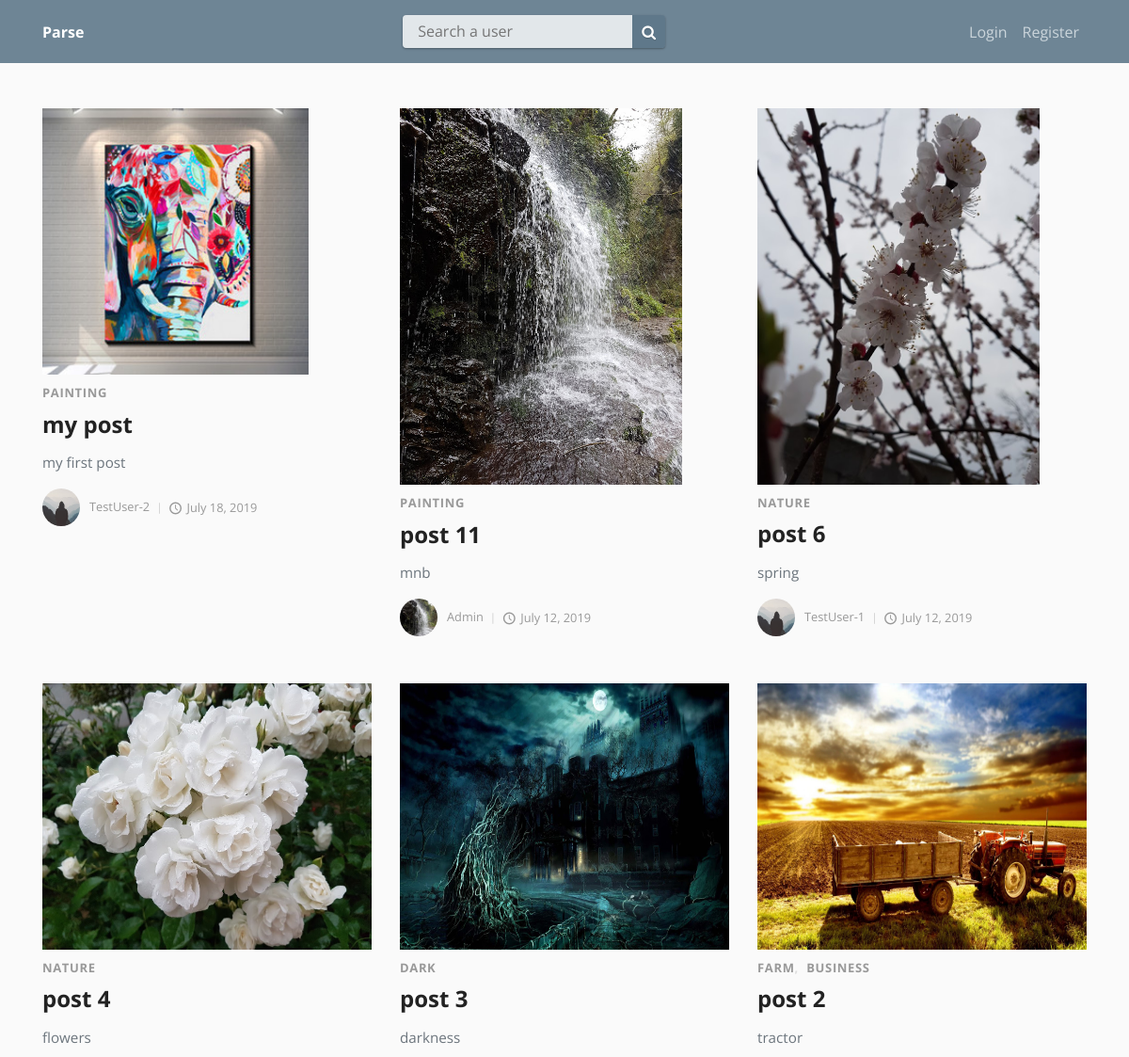
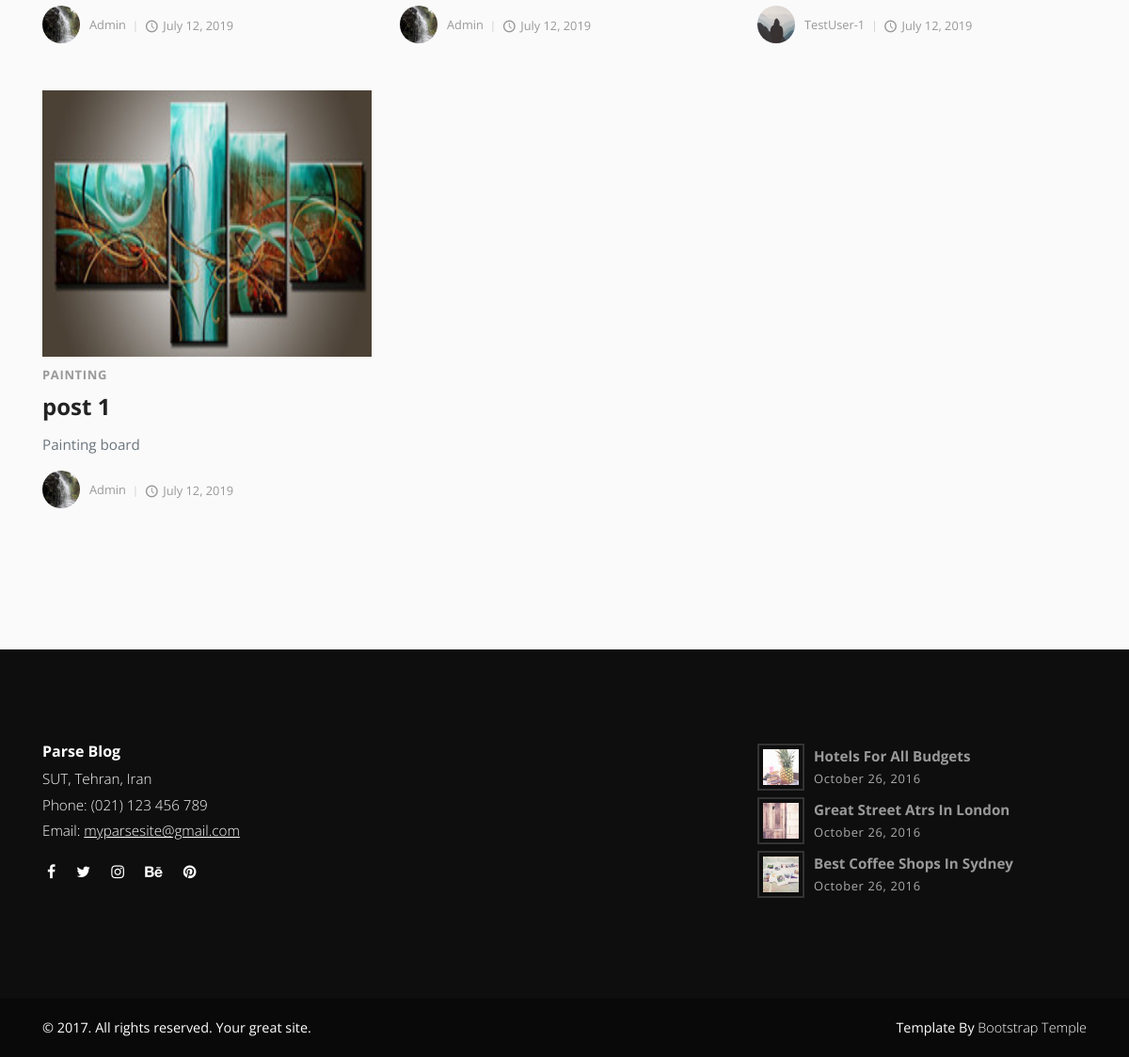
The app's page /blog/search/ with its own data (2 pictures, top to bottom).
### blog/models.py (models this page shows, shortened)
class Post(models.Model):
    author = models.ForeignKey(User, on_delete=models.CASCADE)
    title = models.CharField(max_length=80)
    image = models.ImageField(upload_to='post_image')
    content = models.TextField()
    updated = models.DateTimeField(auto_now=True)
    date_posted = models.DateTimeField(auto_now_add=True)
    categories = models.ManyToManyField(Category)
    def get_absolute_url(self):
        return reverse('post-detail', kwargs={'pk': self.pk})

class Category(models.Model):
    title = models.CharField(max_length=20)
    def __str__(self):
        return self.title

### users/models.py (models this page shows, shortened)
class profile(models.Model):
    user = models.OneToOneField(User, on_delete=models.CASCADE)
    image = models.ImageField(default='default.jpg', upload_to='profile_pics')
    bio = models.CharField(max_length=200, blank=True)

### blog/views.py (the view)
# urls.py: path('blog/search/', views.blog_search, name='blog_search'),
def blog_search(request):
    queryset = Post.objects.all()
    query = request.GET.get('q')
    if query:
        queryset = queryset.filter(
            Q(title__icontains=query) |
            Q(content__icontains=query)
        ).distinct()
    flag = False
    if request.GET.get('blog_search_submit') == 'blog_search':
        flag = True
    context = {
        'posts': queryset.order_by('-date_posted'),
        'blog_search': flag
    }
    return render(request, 'blog/blog_search_results.html', context)

### blog/templates/blog/blog_search_results.html (shortened to what this page needs)
{% extends "blog/base.html" %}
{% block content %}
    <div class="container">
        <div class="row">
            <main class="posts-listing">
              <div class="row">
                <div class="col-md-8">
                </div>
              </div>
                {% if request.GET.q != '' %}
                <div class="container">
                      <div class="row">
                        {% for post in posts %}
                            <div class="post col-md-4">
                                <div class="post-thumbnail"><a href="{{ post.get_absolute_url }}"><img src="{{ post.image.url }}" alt="..." class="img-fluid"></a></div>
                                <div class="post-details">
                                  <div class="post-meta d-flex justify-content-between">
                                    <div class="category">
                                    {% for cat in post.categories.all %}
                                    <a href="#">{{ cat }}</a>
                                    {% endfor %}
                                    </div>
                                  </div><a href="{{ post.get_absolute_url }}">
                                    <h3 class="h4">{{ post.title }}</h3></a>
                                  <p class="text-muted">{{ post.content }}</p>
                                  <footer class="post-footer d-flex align-items-center">
                                    <a href="{% url 'user-posts' post.author.username %}" class="author d-flex align-items-center flex-wrap">
                                      <div class="avatar"><img src="{{ post.author.profile.image.url }}" alt="..." class="img-fluid"></div>
                                      <div class="title"><span>{{ post.author.username }}</span></div>
                                    </a>
                                      <div class="comments meta-last"><i class="icon-clock"></i>{{ post.date_posted|date:"F d, Y" }} </div>
                                  </footer>
                                </div>
                            </div>
                        {% endfor %}
                    </div>
                </div>
            {% endif %}
            </main>
        </div>
    </div>
{% endblock content %}

### blog/static/blog/static_in_env/css/style.blue8.css (style rules this page uses)
body { overflow-x: hidden; }
a, i, span { display: inline-block; text-decoration: none; -webkit-transition: all 0.3s; transition: all 0.3s; }
main, aside { padding: 50px 0 100px; }
.category a { color: #379392; letter-spacing: 0.08em; font-weight: 700; text-transform: uppercase; text-decoration: none; font-size: 13px; }
.category a::after { content: ','; color: #ddd; display: inline-block; margin-right: 5px; }
.category a:last-of-type::after { display: none; }
i[class*="icon-"] { -webkit-transform: translateY(3px); transform: translateY(3px); }
h1, h2, h3, h4, h5, h6 { margin-bottom: 15px; }
.post-meta { margin: 10px 0; font-size: 0.8em; }
.post p:not(.lead) { font-weight: 400; color: #777; font-size: 0.95em; }
.post a { text-decoration: none; }
.post h3 { line-height: 1.1em; color: #222; -webkit-transition: all 0.3s; transition: all 0.3s; margin-bottom: 1rem; }
.post .category a { color: #999; letter-spacing: 0.05em; font-weight: 700; text-transform: uppercase; text-decoration: none; }
.post .avatar { max-width: 40px; min-width: 40px; height: 40px; overflow: hidden; border-radius: 50%; margin-right: 10px; }
.post .title, .post .date, .post .comments, .post .views { font-weight: 400; color: #999; text-transform: capitalize; }
.post .title i, .post .date i, .post .comments i, .post .views i { margin-right: 5px; font-size: 1.1em; }
.post .title::after, .post .date::after, .post .comments::after, .post .views::after { content: '|'; display: inline-block; margin: 0 7px; font-size: 0.9em; color: #ccc; }
.post .meta-last::after { display: none; }
.posts-listing { padding-top: 50px; padding-left: 0; padding-right: 0; }
.posts-listing .post { margin-bottom: 50px; }
.posts-listing .post-thumbnail img { min-width: calc(100% - 10px); max-height: 400px; min-height: 283px; object-fit: fill; }
.posts-listing .post-footer { font-size: 0.8em; }
body { font-family: "Open Sans", sans-serif; font-size: 1rem; font-weight: normal; line-height: 1.5; color: #212529; background-color: #fff; }
a { color: #999; text-decoration: none; }
h1, h2, h3, h4, h5, h6, .h1, .h2, .h3, .h4, .h5, .h6 { margin-bottom: 0.5rem; font-family: inherit; font-weight: 700; line-height: 1.1; color: inherit; }
h3, .h3 { font-size: 1.75rem; }
h4, .h4 { font-size: 1.5rem; }

### blog/static/blog/static_in_env/css/custom4.css (style rules this page uses)
body { background: #fafafa; color: #333333; margin-top: 4rem; font-family: "Open Sans", sans-serif; font-size: 1rem; font-weight: normal; }
h1, h2, h3, h4, h5, h6 { color: #444444; }

### records on screen
Post: image (picture), title "my post", content "my first post", author.profile.image (placeholder picture), author.username "TestUser-2", date_posted "July 18, 2019"
Category: title "PAINTING"
Post: image (picture), title "post 11", content "mnb", author.profile.image (picture), author.username "Admin", date_posted "July 12, 2019"
Post: image (picture), title "post 6", content "spring", author.profile.image (placeholder picture), author.username "TestUser-1", date_posted "July 12, 2019"
Category: title "NATURE"
Post: image (picture), title "post 4", content "flowers", author.profile.image (picture), author.username "Admin", date_posted "July 12, 2019"
Post: image (picture), title "post 3", content "darkness", author.profile.image (picture), author.username "Admin", date_posted "July 12, 2019"
Category: title "DARK"
Post: image (picture), title "post 2", content "tractor", author.profile.image (placeholder picture), author.username "TestUser-1", date_posted "July 12, 2019"
Category: title "FARM"
Category: title "BUSINESS"
Post: image (picture), title "post 1", content "Painting board", author.profile.image (picture), author.username "Admin", date_posted "July 12, 2019"
